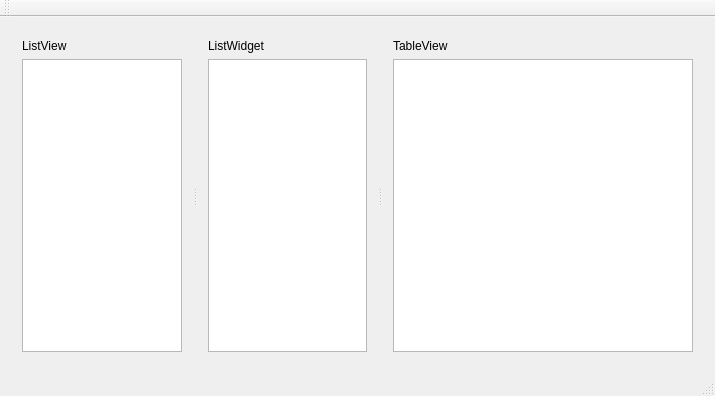
<?xml version="1.0" encoding="UTF-8"?>
<ui version="4.0">
 <class>MainWindow</class>
 <widget class="QMainWindow" name="MainWindow">
  <property name="geometry">
   <rect>
    <x>0</x>
    <y>0</y>
    <width>715</width>
    <height>396</height>
   </rect>
  </property>
  <property name="windowTitle">
   <string>MainWindow</string>
  </property>
  <widget class="QWidget" name="centralWidget">
   <layout class="QHBoxLayout" name="horizontalLayout">
    <item>
     <widget class="QSplitter" name="splitter_2">
      <property name="orientation">
       <enum>Qt::Horizontal</enum>
      </property>
      <widget class="QSplitter" name="splitter">
       <property name="orientation">
        <enum>Qt::Horizontal</enum>
       </property>
       <widget class="QWidget" name="verticalLayoutWidget">
        <layout class="QVBoxLayout" name="verticalLayout">
         <item>
          <widget class="QLabel" name="label">
           <property name="text">
            <string>ListView</string>
           </property>
          </widget>
         </item>
         <item>
          <widget class="QListView" name="listView">
           <property name="sizePolicy">
            <sizepolicy hsizetype="Expanding" vsizetype="Expanding">
             <horstretch>0</horstretch>
             <verstretch>0</verstretch>
            </sizepolicy>
           </property>
           <property name="minimumSize">
            <size>
             <width>80</width>
             <height>0</height>
            </size>
           </property>
          </widget>
         </item>
        </layout>
       </widget>
       <widget class="QWidget" name="verticalLayoutWidget_2">
        <layout class="QVBoxLayout" name="verticalLayout_2">
         <item>
          <widget class="QLabel" name="label_2">
           <property name="text">
            <string>ListWidget</string>
           </property>
          </widget>
         </item>
         <item>
          <widget class="QListWidget" name="listWidget">
           <property name="sizePolicy">
            <sizepolicy hsizetype="Expanding" vsizetype="Expanding">
             <horstretch>0</horstretch>
             <verstretch>0</verstretch>
            </sizepolicy>
           </property>
           <property name="minimumSize">
            <size>
             <width>80</width>
             <height>0</height>
            </size>
           </property>
          </widget>
         </item>
        </layout>
       </widget>
      </widget>
      <widget class="QWidget" name="verticalLayoutWidget_3">
       <layout class="QVBoxLayout" name="verticalLayout_3">
        <item>
         <widget class="QLabel" name="label_3">
          <property name="text">
           <string>TableView</string>
          </property>
         </widget>
        </item>
        <item>
         <widget class="QTableView" name="tableView">
          <property name="sizePolicy">
           <sizepolicy hsizetype="Expanding" vsizetype="Expanding">
            <horstretch>0</horstretch>
            <verstretch>0</verstretch>
           </sizepolicy>
          </property>
          <property name="minimumSize">
           <size>
            <width>300</width>
            <height>0</height>
           </size>
          </property>
         </widget>
        </item>
       </layout>
      </widget>
     </widget>
    </item>
   </layout>
  </widget>
  <widget class="QMenuBar" name="menuBar">
   <property name="geometry">
    <rect>
     <x>0</x>
     <y>0</y>
     <width>715</width>
     <height>25</height>
    </rect>
   </property>
  </widget>
  <widget class="QToolBar" name="mainToolBar">
   <attribute name="toolBarArea">
    <enum>TopToolBarArea</enum>
   </attribute>
   <attribute name="toolBarBreak">
    <bool>false</bool>
   </attribute>
  </widget>
  <widget class="QStatusBar" name="statusBar"/>
 </widget>
 <layoutdefault spacing="6" margin="11"/>
 <resources/>
 <connections/>
</ui>
